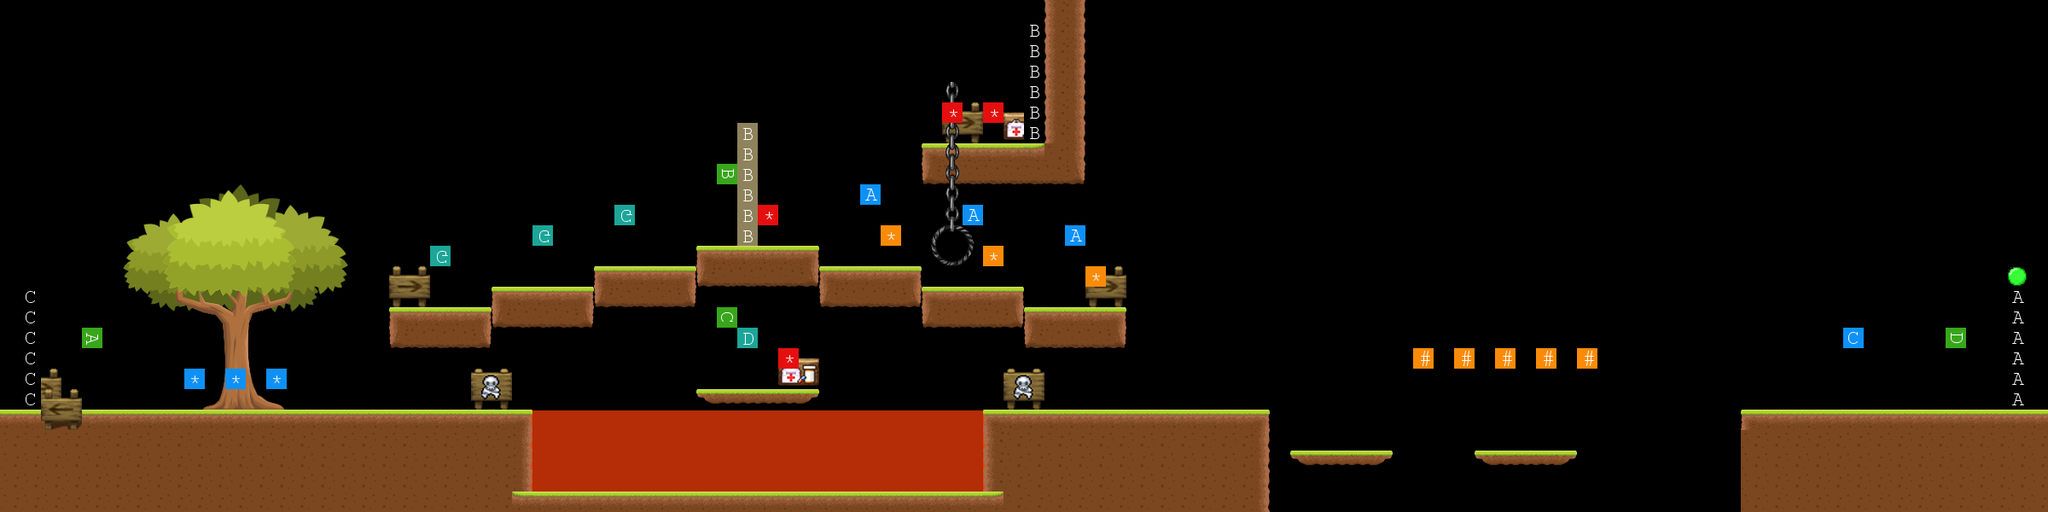

Tiled map render using the project's own tile images. Description and the map definition, with tile-layer contents summarised, below:
An orthogonal 100x25 tile map with 24x24 px tiles, 14 tile layers (DecorationBack_1, Base_1, Base_2, Base_3, ...), 11 tilesets and 4 objects (1, 2, 3, 4).

<map version="1.2" tiledversion="1.3.0" orientation="orthogonal" renderorder="right-down" compressionlevel="0" width="100" height="25" tilewidth="24" tileheight="24" infinite="0" nextlayerid="21" nextobjectid="6">
 <tileset firstgid="1" name="Base" tilewidth="24" tileheight="24" spacing="1" margin="1" tilecount="8" columns="8">
  <image source="maps/Base.png" width="201" height="26" />
 </tileset>
 <tileset firstgid="9" name="Solid" tilewidth="24" tileheight="24" spacing="1" margin="1" tilecount="8" columns="8">
  <image source="maps/Solid.png" width="201" height="26" />
 </tileset>
 <tileset firstgid="17" name="Flags" tilewidth="24" tileheight="24" tilecount="330" columns="30">
  <image source="maps/MarioFlags.png" width="720" height="264" />
 </tileset>
 <tileset firstgid="347" name="Liquid" tilewidth="24" tileheight="24" spacing="1" margin="1" tilecount="30" columns="6">
  <image source="maps/Water.png" width="151" height="126" />
 </tileset>
 <tileset firstgid="377" name="PoisonedLiquid" tilewidth="24" tileheight="24" spacing="1" margin="1" tilecount="30" columns="6">
  <image source="maps/PoisonedWater.png" width="151" height="126" />
 </tileset>
 <tileset firstgid="407" name="Ladder" tilewidth="24" tileheight="24" tilecount="36" columns="12">
  <image source="maps/Ladder.png" width="288" height="72" />
 </tileset>
 <tileset firstgid="443" name="Location" tilewidth="24" tileheight="24" tilecount="100" columns="10">
  <image source="maps/Location.png" width="240" height="240" />
 </tileset>
 <tileset firstgid="543" name="Notification" tilewidth="24" tileheight="24" tilecount="100" columns="10">
  <image source="maps/Notification.png" width="240" height="240" />
 </tileset>
 <tileset firstgid="643" name="OtherFlags" tilewidth="24" tileheight="24" tilecount="1024" columns="32">
  <image source="maps/OtherFlags.png" width="768" height="768" />
 </tileset>
 <tileset firstgid="1667" name="Armour" tilewidth="24" tileheight="24" tilecount="512" columns="16">
  <image source="maps/Decoration1.png" width="384" height="768" />
 </tileset>
 <tileset firstgid="2179" name="BigTree2" tilewidth="24" tileheight="24" tilecount="121" columns="11">
  <image source="maps/BigTree2.png" width="264" height="264" />
 </tileset>
 <layer id="4" name="DecorationBack_1" width="100" height="25">
  <data>[2500 cells, 185 non-empty, 142 distinct tile ids]</data>
 </layer>
 <layer id="1" name="Base_1" width="100" height="25">
  <data>[2500 cells, 77 non-empty, 7 distinct tile ids]</data>
 </layer>
 <layer id="10" name="Base_2" width="100" height="25">
  <data>[2500 cells, 20 non-empty, 6 distinct tile ids]</data>
 </layer>
 <layer id="11" name="Base_3" width="100" height="25">
  <data>[2500 cells, 20 non-empty, 6 distinct tile ids]</data>
 </layer>
 <layer id="12" name="Base_4" width="100" height="25">
  <data>[2500 cells, 8 non-empty, 5 distinct tile ids]</data>
 </layer>
 <layer id="15" name="Base_5" width="100" height="25">
  <properties>
   <property name="DIRECTION" value="2,0,0" />
   <property name="LENGTH" value="60" />
   <property name="SPEED" value="1" />
   <property name="TYPEMOV" value="2" />
  </properties>
  <data>[2500 cells, 5 non-empty, 3 distinct tile ids]</data>
 </layer>
 <layer id="16" name="Base_6" width="100" height="25">
  <properties>
   <property name="DIRECTION" value="1,0,0" />
   <property name="LENGTH" value="168" />
   <property name="SPEED" value="1" />
   <property name="TYPEMOV" value="2" />
  </properties>
  <data>[2500 cells, 5 non-empty, 3 distinct tile ids]</data>
 </layer>
 <layer id="9" name="Ladder_1" width="100" height="25">
  <data>[2500 cells, 14 non-empty, 11 distinct tile ids]</data>
 </layer>
 <layer id="3" name="Solid_1" width="100" height="25">
  <data>[2500 cells, 248 non-empty, 6 distinct tile ids]</data>
 </layer>
 <layer id="14" name="Liquid_1" width="100" height="25" opacity="0.75">
  <properties>
   <property name="ACCELERATION" value="0.35" />
   <property name="ASPECTS" value="7" />
   <property name="FORM" value="10016" />
   <property name="LOOPS" value="2" />
   <property name="POISON" value="YES" />
   <property name="PROBABILITYTOAPPEAR" value="0.2" />
   <property name="SPEED" value="2" />
   <property name="SPEEDCHANGE" value="6" />
   <property name="TILES" value="1,2,3,4,5,6,7,8,9,10,11,12,13,14,15,16,17,18,19,20,21,22,23,24" />
   <property name="TYPEUPDATE" value="0" />
   <property name="VISUALEFFECT" value="0" />
   <property name="ZONE" value="26,20,0,47,23,0" />
  </properties>
  <data>[2500 cells, 110 non-empty, 2 distinct tile ids]</data>
 </layer>
 <layer id="19" name="Base_Lake" width="100" height="25">
  <data>[2500 cells, 24 non-empty, 3 distinct tile ids]</data>
 </layer>
 <layer id="20" name="DecorationFront_1" width="100" height="25">
  <data>[2500 cells, 4 non-empty, 4 distinct tile ids]</data>
 </layer>
 <layer id="5" name="Location" width="100" height="25">
  <data>[2500 cells, 27 non-empty, 12 distinct tile ids]</data>
 </layer>
 <layer id="6" name="Notification" width="100" height="25">
  <data>[2500 cells, 24 non-empty, 4 distinct tile ids]</data>
 </layer>
 <objectgroup id="2" name="ObjectZone">
  <object id="1" name="1" x="984" y="192" width="72" height="72">
   <properties>
    <property name="0" value="YES" />
    <property name="1" value="NO" />
    <property name="10" value="4" />
    <property name="2" value="NO" />
    <property name="3" value="NO" />
    <property name="4" value="0,6,21" />
    <property name="5" value="0" />
    <property name="6" value="80" />
    <property name="7" value="1000" />
    <property name="8" value="5" />
    <property name="9" value="71040" />
   </properties>
  </object>
  <object id="2" name="2" x="1104" y="216" width="72" height="72">
   <properties>
    <property name="0" value="YES" />
    <property name="1" value="NO" />
    <property name="10" value="4" />
    <property name="2" value="NO" />
    <property name="3" value="NO" />
    <property name="4" value="0,6,21" />
    <property name="5" value="0" />
    <property name="6" value="80" />
    <property name="7" value="1000" />
    <property name="8" value="5" />
    <property name="9" value="71041" />
   </properties>
  </object>
  <object id="3" name="3" x="1224" y="240" width="72" height="72">
   <properties>
    <property name="0" value="YES" />
    <property name="1" value="NO" />
    <property name="10" value="4" />
    <property name="2" value="NO" />
    <property name="3" value="NO" />
    <property name="4" value="0,6,21" />
    <property name="5" value="0" />
    <property name="6" value="80" />
    <property name="7" value="1000" />
    <property name="8" value="5" />
    <property name="9" value="71042" />
   </properties>
  </object>
  <object id="5" name="4" x="2136.17" y="361.417" width="72" height="72">
   <properties>
    <property name="0" value="YES" />
    <property name="1" value="NO" />
    <property name="10" value="2" />
    <property name="2" value="NO" />
    <property name="3" value="NO" />
    <property name="4" value="0,6,21" />
    <property name="5" value="0" />
    <property name="6" value="40" />
    <property name="7" value="2000" />
    <property name="8" value="7" />
    <property name="9" value="71043" />
   </properties>
  </object>
 </objectgroup>
</map>
